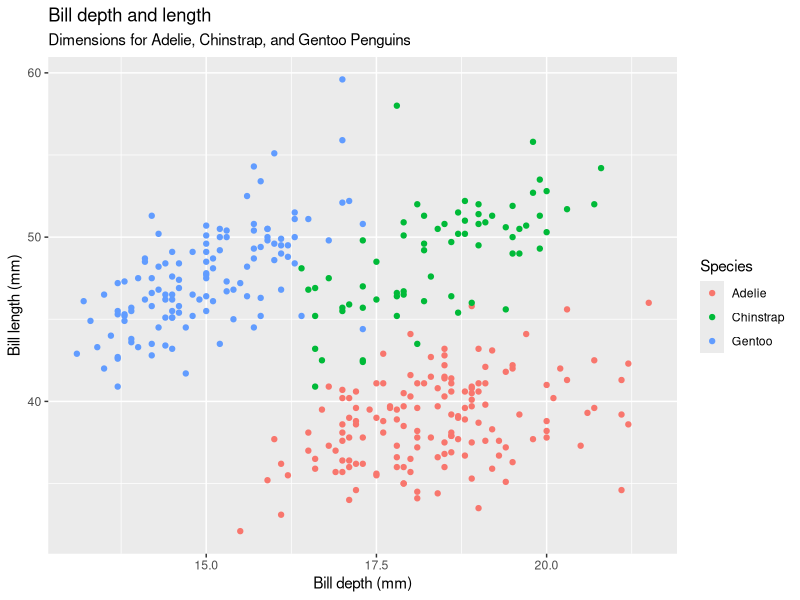
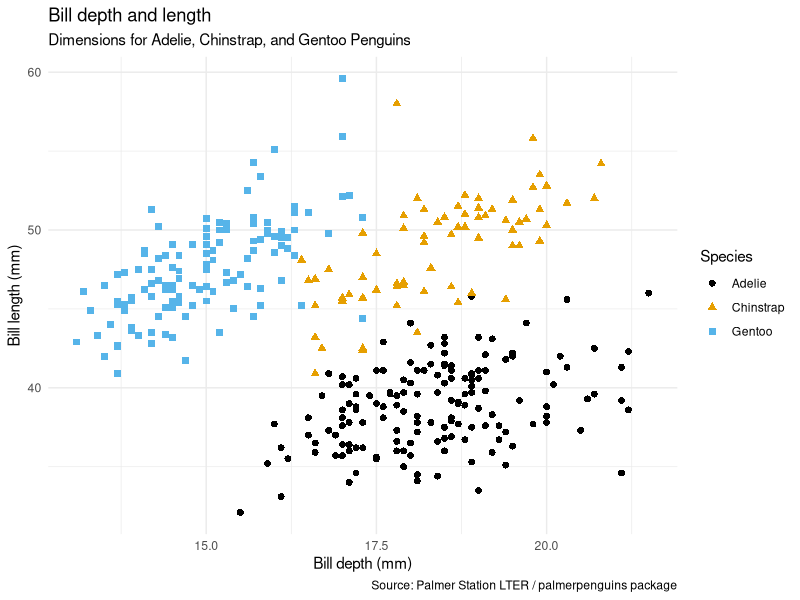

Reproduce these figures in R, in order.
## ---- chunk 1
library(tidyverse)
## ---- chunk 2
#| message: false

library(tidyverse)
## ---- chunk 3
library(palmerpenguins)
glimpse(penguins)
## ---- chunk 4
#| label: goal-plot
#| echo: false

ggplot(
  penguins,
  aes(x = bill_depth_mm, y = bill_length_mm, color = species)
) +
  geom_point() +
  labs(
    title = "Bill depth and length",
    subtitle = "Dimensions for Adelie, Chinstrap, and Gentoo Penguins",
    x = "Bill depth (mm)", y = "Bill length (mm)",
    color = "Species"
  )
## ---- chunk 5
#| label: improved-goal-plot
#| echo: false

ggplot(
  penguins,
  aes(x = bill_depth_mm, y = bill_length_mm, color = species, shape = species)) +
  geom_point(size = 2) +
  labs(
    title = "Bill depth and length",
    subtitle = "Dimensions for Adelie, Chinstrap, and Gentoo Penguins",
    x = "Bill depth (mm)", y = "Bill length (mm)",
    color = "Species",
    shape = "Species",
    caption = "Source: Palmer Station LTER / palmerpenguins package"
  ) +
  theme_minimal() +
  ggthemes::scale_color_colorblind()
